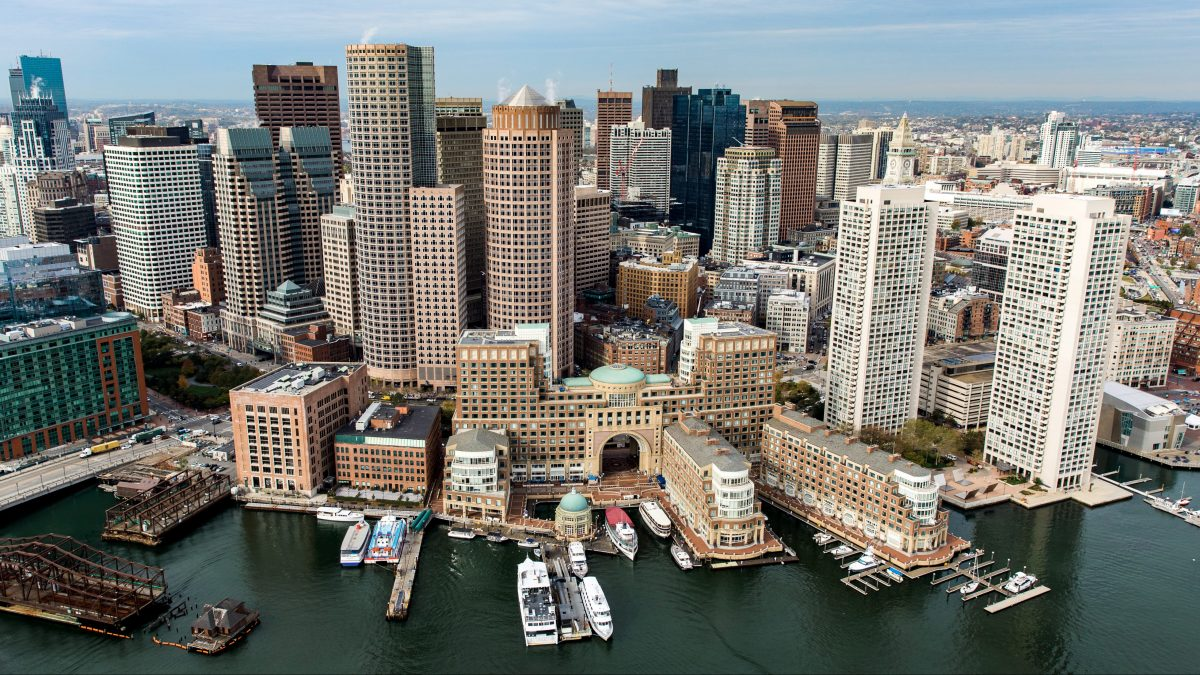
#> input picture testing_tutorials/Photos/boston.jpg, 1200 x 675 px
$ python splitmerge.py
#> lines starting #> are read from the running program, lines starting #| are printed output that depends on the picture
import cv2 as cv
import numpy as np

img = cv.imread('Photos/boston.jpg')
#> img is the input picture: shape (675, 1200, 3); mean B, G, R 116.3, 120.8, 118.7
# cv.imshow('Boston', img)

blank = np.zeros(img.shape[:2], dtype='uint8')
b,g,r = cv.split(img)
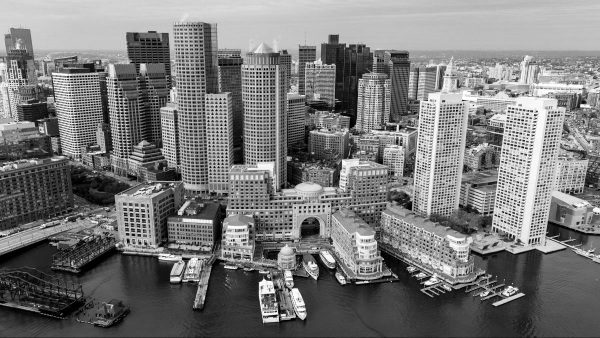
#> g: shape (675, 1200) (shown at 1/2 size); min 0, max 255, mean 120.8
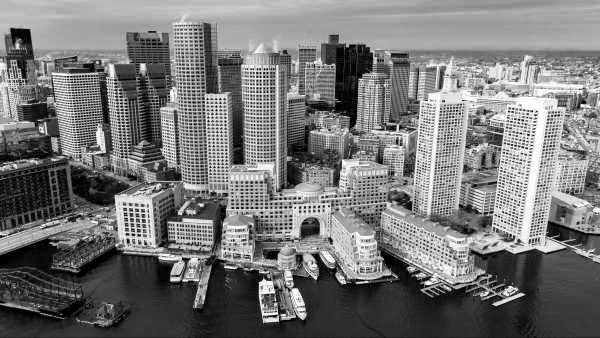
#> r: shape (675, 1200) (shown at 1/2 size); min 0, max 255, mean 118.7

blue = cv.merge([b, blank, blank])
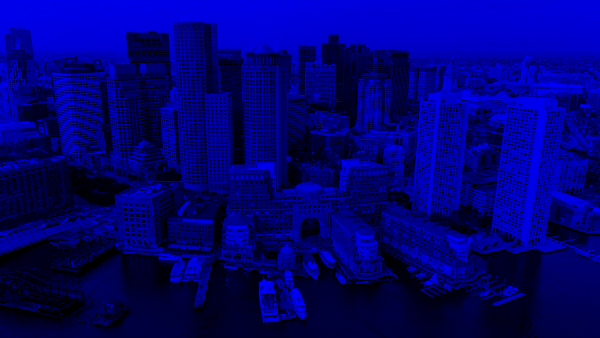
#> blue: shape (675, 1200, 3) (shown at 1/2 size); mean of channels 0, 1, 2 116.3, 0, 0; drawn as B, G, R
green = cv.merge([blank,g,blank])
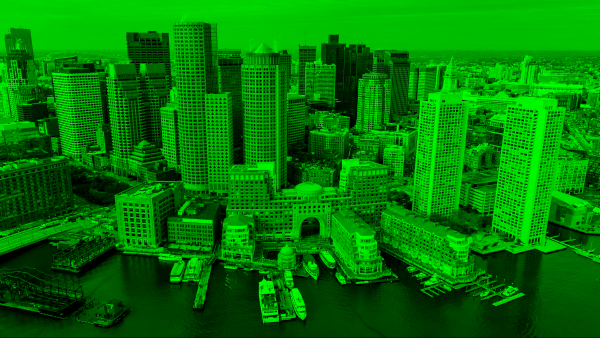
#> green: shape (675, 1200, 3) (shown at 1/2 size); mean of channels 0, 1, 2 0, 120.8, 0; drawn as B, G, R
red = cv.merge([blank,blank,r])
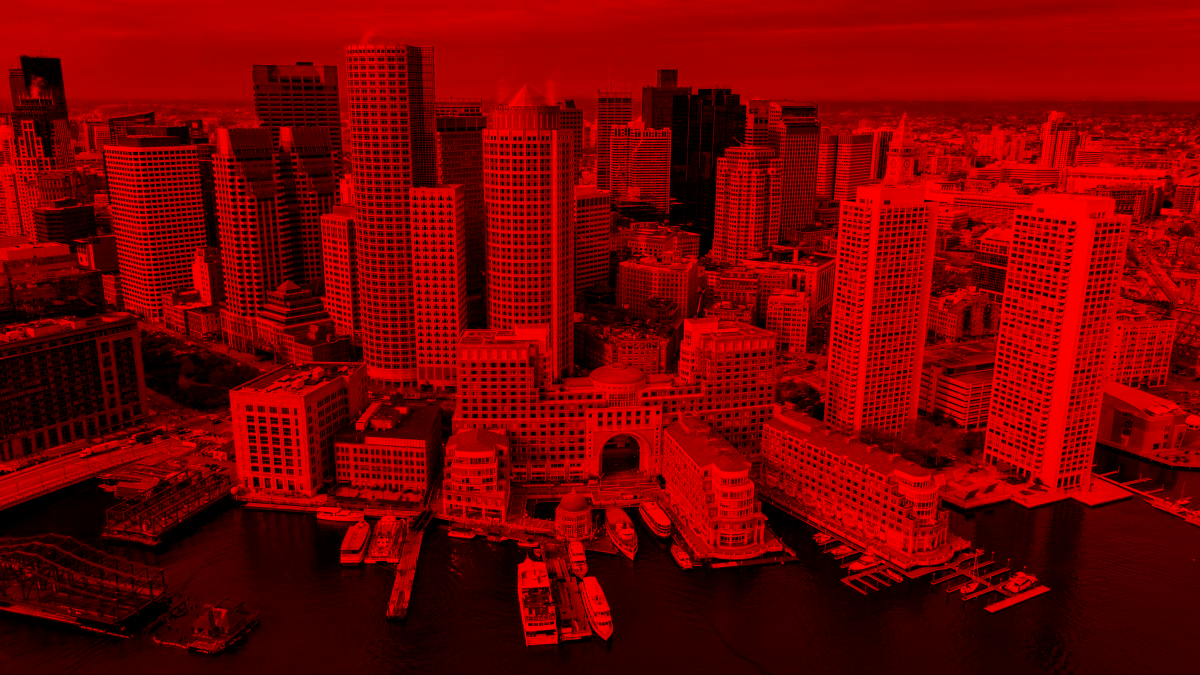
#> red: shape (675, 1200, 3); mean of channels 0, 1, 2 0, 0, 118.7; drawn as B, G, R

cv.imshow('Blue', blue)
cv.imshow('Green', green)
cv.imshow('Red', red)

print(img.shape)
#| (675, 1200, 3)
print(b.shape)
#| (675, 1200)
print(g.shape)
#| (675, 1200)
print(r.shape)
#| (675, 1200)

merged = cv.merge([b,g,r])
cv.imshow('Merged', merged)

cv.waitKey(0)

$ run again, with testing_tutorials/Photos/Ami_Bera.jpg copied over testing_tutorials/Photos/boston.jpg
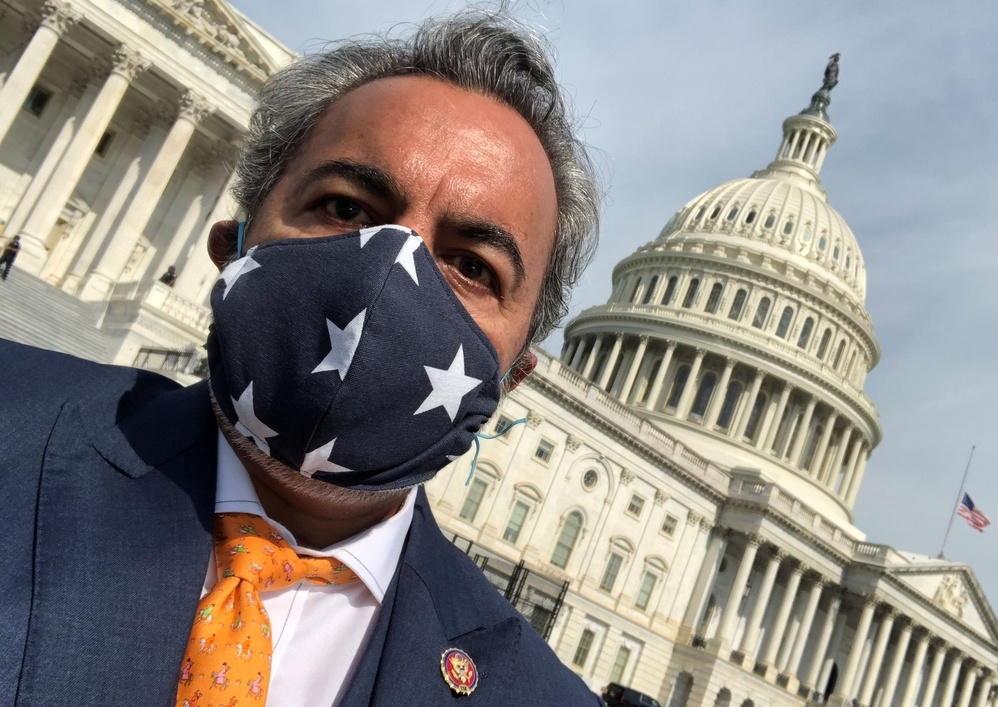
#> input picture testing_tutorials/Photos/Ami_Bera.jpg, 998 x 707 px, shrunk from 2682 x 1900 before the run
#> img is the input picture: shape (707, 998, 3); mean B, G, R 132.6, 136.9, 141.2
#> `green = cv.merge([blank,g,blank])`:
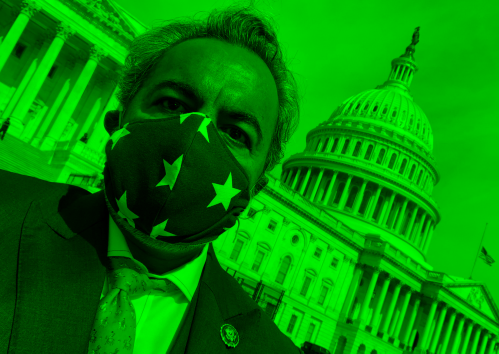
#> green: shape (707, 998, 3) (shown at 1/2 size); mean of channels 0, 1, 2 0, 136.9, 0; drawn as B, G, R
#> `red = cv.merge([blank,blank,r])`:
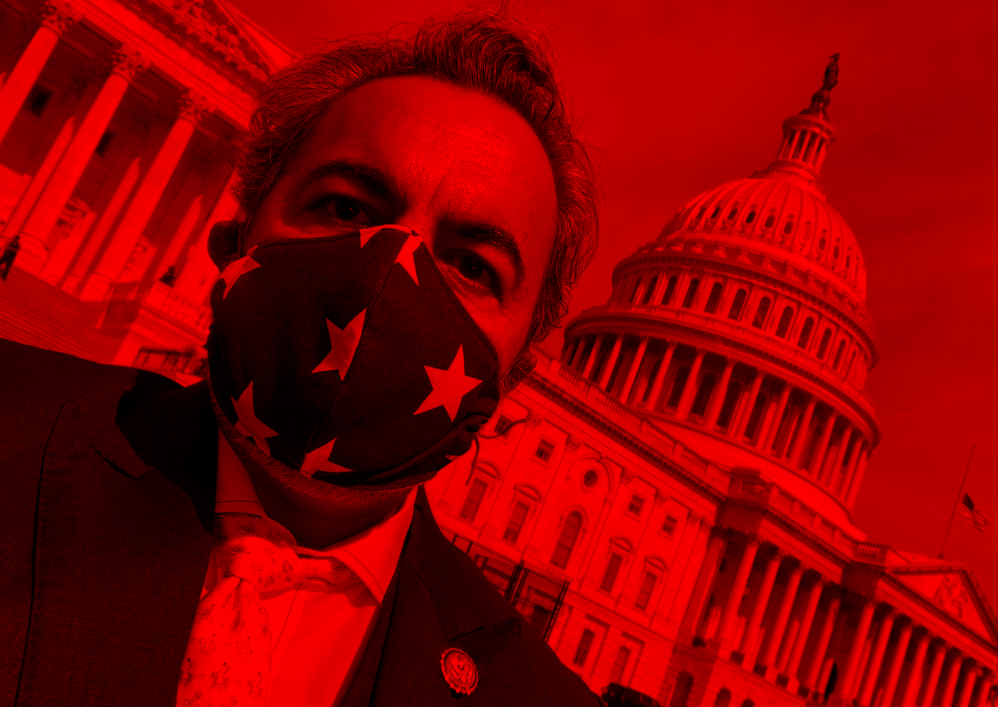
#> red: shape (707, 998, 3); mean of channels 0, 1, 2 0, 0, 141.2; drawn as B, G, R
#| (707, 998, 3)
#| (707, 998)
#| (707, 998)
#| (707, 998)

$ run again, with testing_tutorials/Photos/Gardengnome_face.jpg copied over testing_tutorials/Photos/boston.jpg
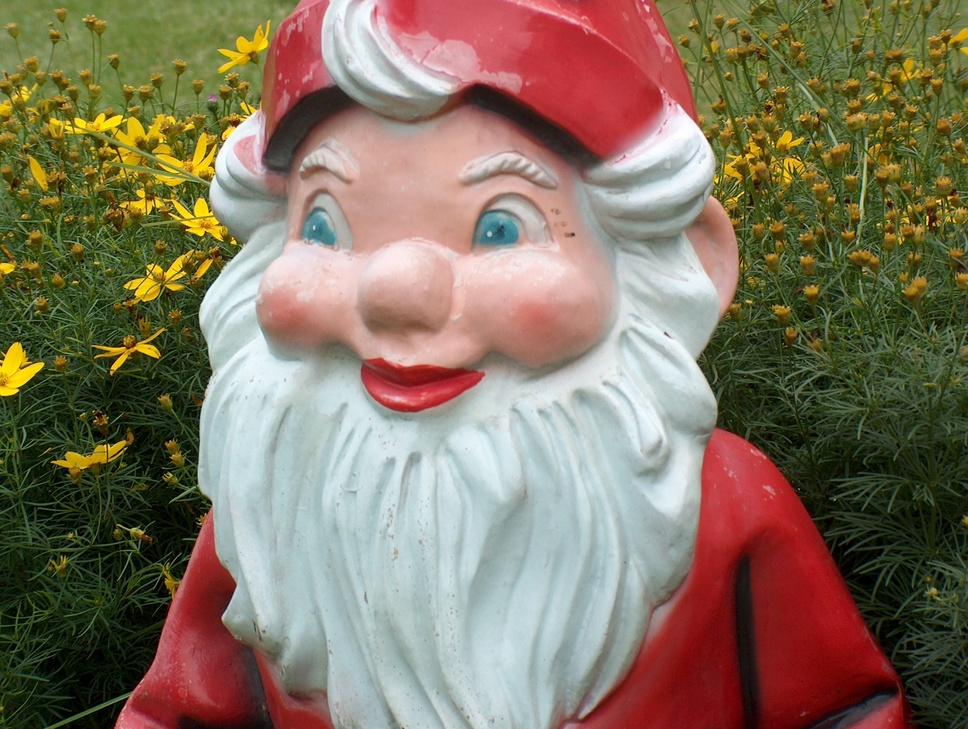
#> input picture testing_tutorials/Photos/Gardengnome_face.jpg, 968 x 729 px, shrunk from 2272 x 1712 before the run
#> img is the input picture: shape (729, 968, 3); mean B, G, R 96, 116.1, 130.7
#> `green = cv.merge([blank,g,blank])`:
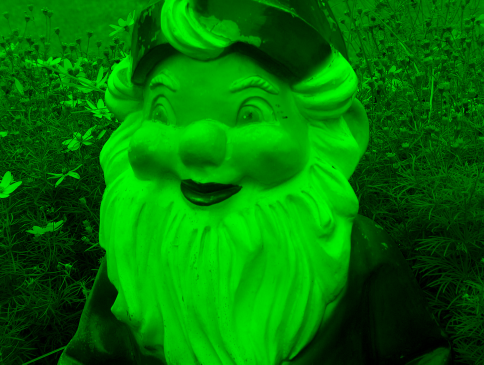
#> green: shape (729, 968, 3) (shown at 1/2 size); mean of channels 0, 1, 2 0, 116.1, 0; drawn as B, G, R
#> `red = cv.merge([blank,blank,r])`:
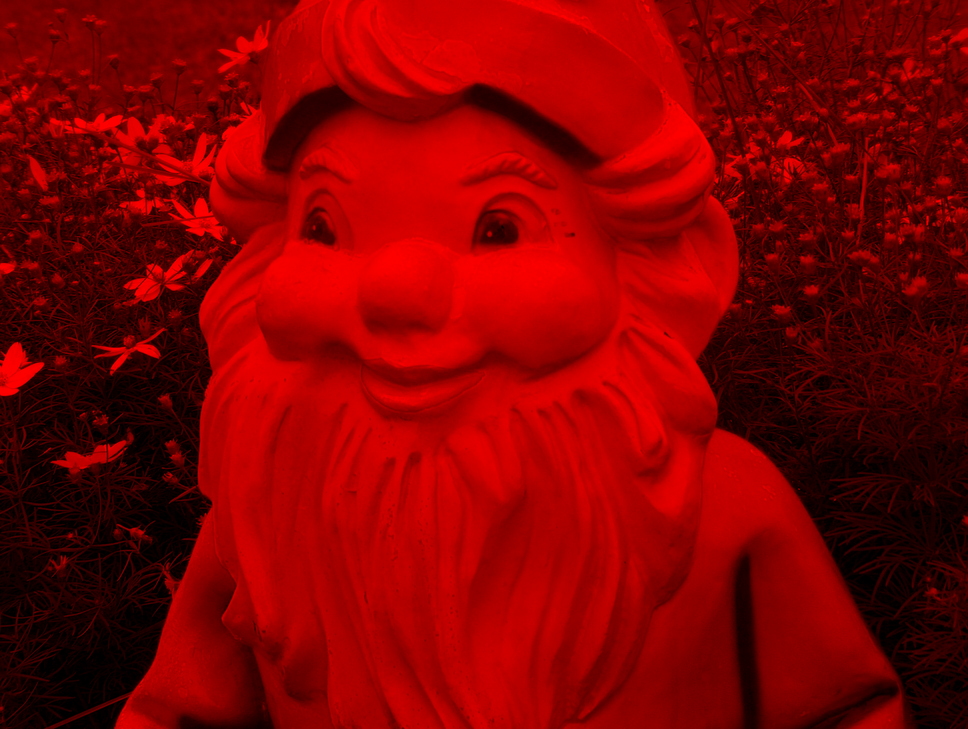
#> red: shape (729, 968, 3); mean of channels 0, 1, 2 0, 0, 130.7; drawn as B, G, R
#| (729, 968, 3)
#| (729, 968)
#| (729, 968)
#| (729, 968)
